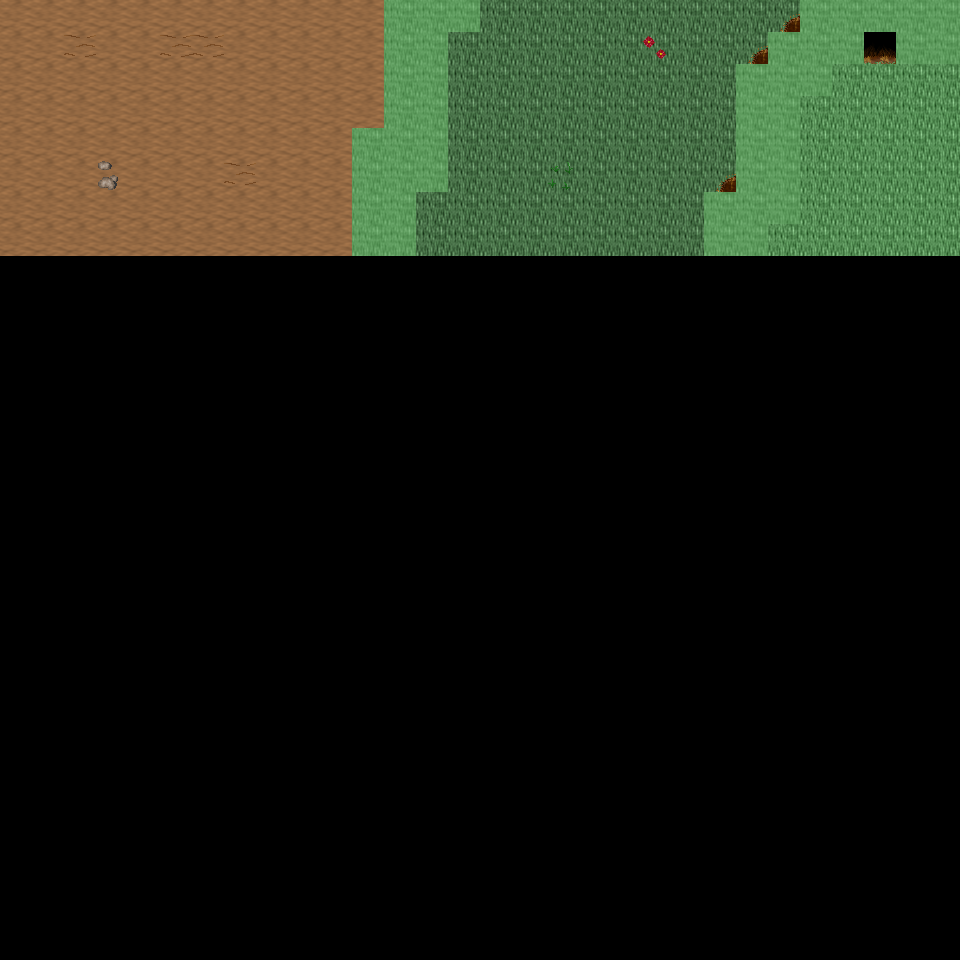

Below is a game level as drawn by its tile map, then a one-line description and the .tmx that defines it (tile-layer data replaced by summaries):
An orthogonal 30x30 tile map with 32x32 px tiles, 6 tile layers (Ground, Object, Object2, Above, ...), 16 tilesets and 4 objects (4x mapExit).

<map version="1.0" orientation="orthogonal" renderorder="right-down" width="30" height="30" tilewidth="32" tileheight="32" nextobjectid="5">
  <tileset firstgid="1" name="tileset_ground_ground" tilewidth="32" tileheight="32" tilecount="33" columns="3">
    <image source="../drawable/tileset_ground_ground.png" width="96" height="352" />
  </tileset>
  <tileset firstgid="34" name="tileset_ground_ridge_earth_dark" tilewidth="32" tileheight="32" tilecount="96" columns="12">
    <image source="../drawable/tileset_ground_ridge_earth_dark.png" width="384" height="256" />
  </tileset>
  <tileset firstgid="130" name="tileset_ground_earth_edges" tilewidth="32" tileheight="32" tilecount="18" columns="6">
    <image source="../drawable/tileset_ground_earth_edges.png" width="192" height="96" />
  </tileset>
  <tileset firstgid="148" name="tileset_ground_rock_pebbles" tilewidth="32" tileheight="32" tilecount="3" columns="1">
    <image source="../drawable/tileset_ground_rock_pebbles.png" width="32" height="96" />
  </tileset>
  <tileset firstgid="151" name="tileset_plant_grasses" tilewidth="32" tileheight="32" tilecount="6" columns="3">
    <image source="../drawable/tileset_plant_grasses.png" width="96" height="64" />
  </tileset>
  <tileset firstgid="157" name="tileset_plant_flower_daisy_white" tilewidth="32" tileheight="32" tilecount="8" columns="2">
    <image source="../drawable/tileset_plant_flower_daisy_white.png" width="64" height="128" />
  </tileset>
  <tileset firstgid="165" name="tileset_plant_flower_daisy_blue" tilewidth="32" tileheight="32" tilecount="8" columns="2">
    <image source="../drawable/tileset_plant_flower_daisy_blue.png" width="64" height="128" />
  </tileset>
  <tileset firstgid="173" name="tileset_plant_flower_daisy_red" tilewidth="32" tileheight="32" tilecount="8" columns="2">
    <image source="../drawable/tileset_plant_flower_daisy_red.png" width="64" height="128" />
  </tileset>
  <tileset firstgid="181" name="tileset_plant_flower_daisy_yellow" tilewidth="32" tileheight="32" tilecount="8" columns="2">
    <image source="../drawable/tileset_plant_flower_daisy_yellow.png" width="64" height="128" />
  </tileset>
  <tileset firstgid="189" name="tileset_plant_tree_tree_green" tilewidth="32" tileheight="32" tilecount="80" columns="8">
    <image source="../drawable/tileset_plant_tree_tree_green.png" width="256" height="352" />
  </tileset>
  <tileset firstgid="269" name="tileset_logic_portal" tilewidth="32" tileheight="32" tilecount="24" columns="8">
    <image source="../drawable/tileset_logic_portal.png" width="256" height="96" />
  </tileset>
  <tileset firstgid="293" name="tileset_logic_collision" tilewidth="32" tileheight="32" tilecount="1" columns="1">
    <image source="../drawable/tileset_logic_collision.png" width="32" height="32" />
  </tileset>
  <tileset firstgid="294" name="tileset_furniture_chair_bench_wooden" tilewidth="32" tileheight="32" tilecount="8" columns="2">
    <image source="../drawable/tileset_furniture_chair_bench_wooden.png" width="64" height="128" />
  </tileset>
  <tileset firstgid="302" name="tileset_plant_stump_int_small_stump_2" tilewidth="32" tileheight="32" tilecount="1" columns="1">
    <image source="../drawable/tileset_plant_stump_int_small_stump_2.png" width="32" height="32" />
  </tileset>
  <tileset firstgid="303" name="tileset_object_well_hoist" tilewidth="32" tileheight="32" tilecount="9" columns="3">
    <image source="../drawable/tileset_object_well_hoist.png" width="96" height="96" />
  </tileset>
  <tileset firstgid="312" name="tileset_logic_creature_mutant" tilewidth="32" tileheight="32" tilecount="7" columns="7">
    <image source="../drawable/tileset_logic_creature_mutant.png" width="224" height="32" />
  </tileset>
  <layer name="Ground" width="30" height="30">
    <data>[900 cells, 240 non-empty, 3 distinct tile ids]</data>
  </layer>
  <layer name="Object" width="30" height="30">
    <data>[900 cells, 54 non-empty, 15 distinct tile ids]</data>
  </layer>
  <layer name="Object2" width="30" height="30">
    <data>[900 cells, 6 non-empty, 6 distinct tile ids]</data>
  </layer>
  <layer name="Above" width="30" height="30">
    <data>[900 cells, 0 non-empty, 0 distinct tile ids]</data>
  </layer>
  <layer name="Above2" width="30" height="30">
    <data>[900 cells, 0 non-empty, 0 distinct tile ids]</data>
  </layer>
  <layer name="Walkable" width="30" height="30">
    <data>[900 cells, 43 non-empty, 1 distinct tile ids]</data>
  </layer>
  <objectgroup name="MapEvents">
    <object id="1" name="north" type="mapExit" x="0" y="0" width="384" height="32">
      <properties>
        <property name="map" value="level_0_x86_y45" />
        <property name="x" value="0" />
        <property name="y" value="28" />
      </properties>
    </object>
    <object id="2" name="north2" type="mapExit" x="480" y="0" width="320" height="32">
      <properties>
        <property name="map" value="level_0_x86_y45" />
        <property name="x" value="15" />
        <property name="y" value="28" />
      </properties>
    </object>
    <object id="3" name="west" type="mapExit" x="0" y="0" width="32" height="960">
      <properties>
        <property name="map" value="level_0_x85_y46" />
        <property name="x" value="28" />
        <property name="y" value="0" />
      </properties>
    </object>
    <object id="4" name="east" type="mapExit" x="928" y="64" width="32" height="896">
      <properties>
        <property name="map" value="level_0_x87_y46" />
        <property name="x" value="1" />
        <property name="y" value="2" />
      </properties>
    </object>
  </objectgroup>
</map>
